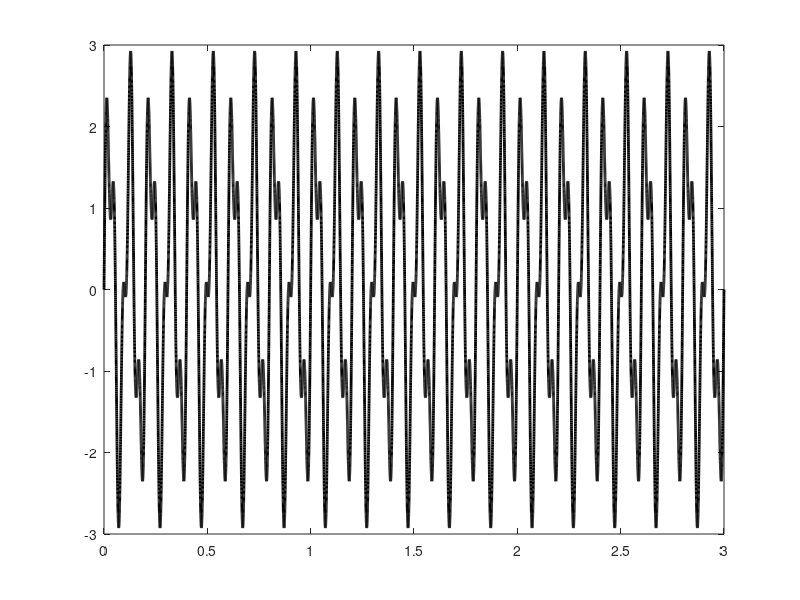

MATLAB code to generate this figure: (Note: this script raises an error after producing the figure.)
clc
clear
close all

printfigure = 0;

dt = 0.0001;
t = 0 : dt : 3;
N = length(t) - 1;
y = 2 * sin(2 * pi * 10 * t) + sin(2 * pi * 25 * t);

plot(t,y,'k','LineWidth',2)
setplt('Signal','$t$','$y(t)$','Signal',printfigure)

figure
plot(t(1:10001),y(1:10001),'k','LineWidth',2)
setplt('Signal scaled','$t$','$y(t)$','Signal_scaled',printfigure)

A = fft(y);
df = 1 / dt / N;
f = 0 : df : 1 / dt;
f = f - ceil(max(f)/2);
A = [A(ceil((N+1)/2):N+1),A(1:ceil((N+1)/2)-1)];
figure
plot(f,abs(A),'k','LineWidth',2)
xlim([-50 50])
setplt('Signal_Frequence','$f$','$|A(f)|$','Signal_Frequence',printfigure)

sampling_frequence = 50;
sampling_number = 3 * 50;
CS_sampling_number = ceil(sampling_number * 0.1);
sample_index = sort(ceil(rand(1, CS_sampling_number) * N));
t_sample = t(sample_index);
y_sample = y(sample_index);

plot(t,y,'k','LineWidth',2)
hold on
plot(t_sample,y_sample,'b-','LineWidth',2)
hold on
plot(t_sample,y_sample,'r.','markersize',30)
setplt('Sampling','$t$','$y(t)$','Signal_sampling',printfigure)

Fourier_matrix = zeros(CS_sampling_number, 31);
for i = 1 : 31
    Fourier_matrix(:,i) = sin(2*pi*(i-1)*t_sample');
end
e = 0.1;

fun = @(a) sum(abs(a));
c = @(G,a,e) [norm(G * a) - e,0];
con = @(a)c(Fourier_matrix,a,e);
a = fmincon(fun,zeros(31,1),[],[],[],[],[],[],con);

    
